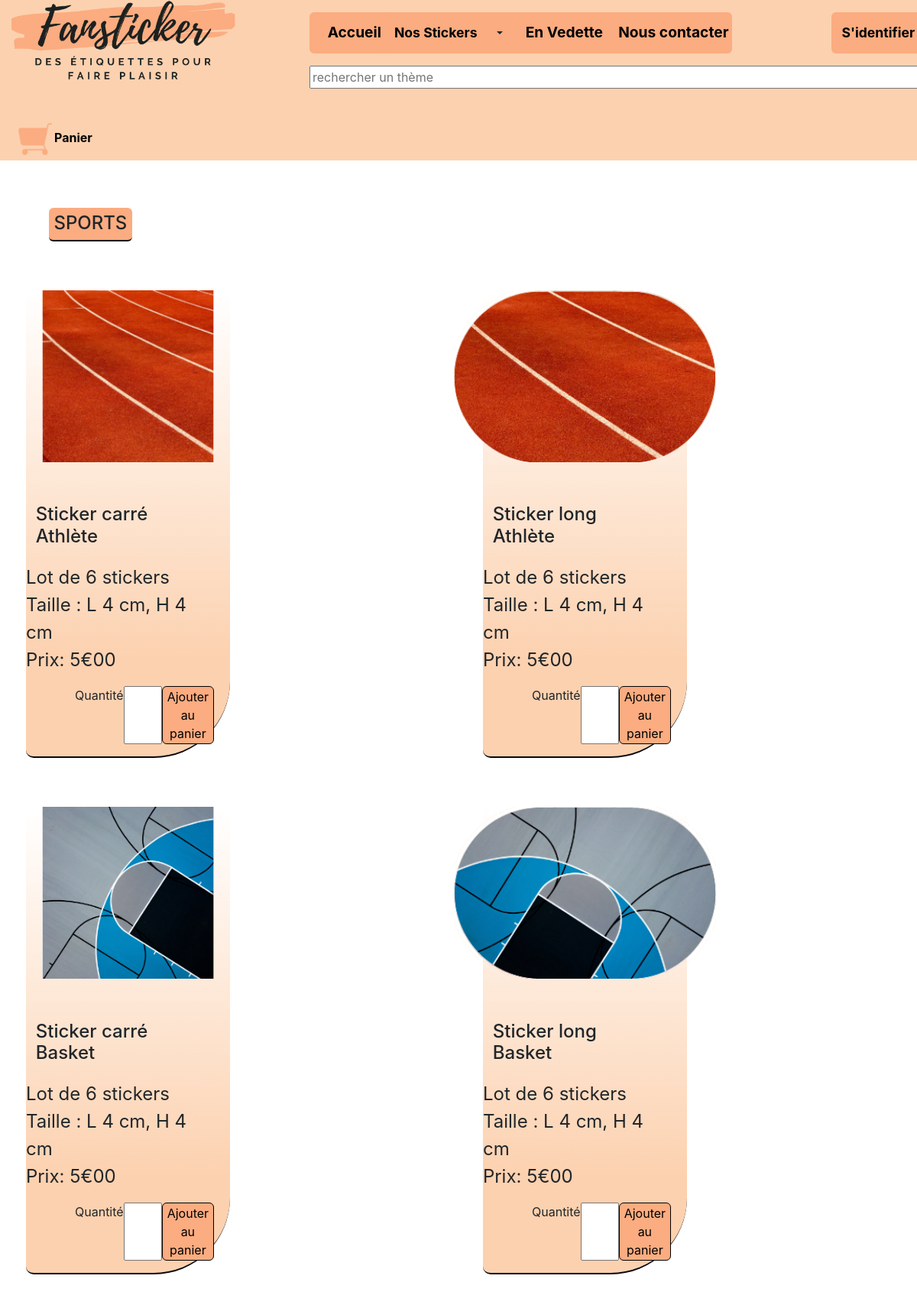
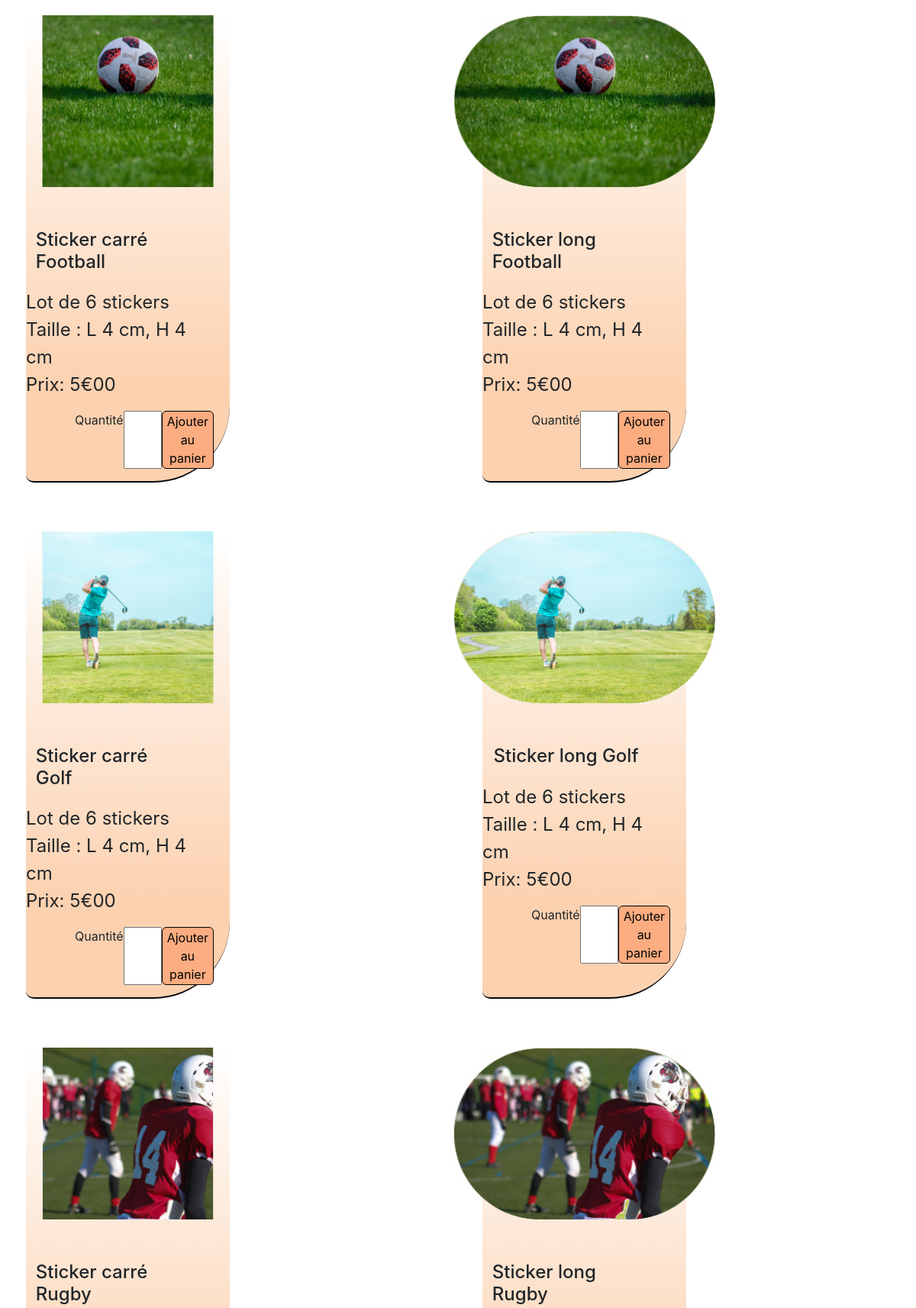
Screenshot of /controller/category_sport.php?categorie=sport (upper part) with the database file from the repository (2 pictures, top to bottom).
### tables this page shows
CREATE TABLE IF NOT EXISTS `sticker` (
  `sticker_id` bigint UNSIGNED NOT NULL,
  `name` varchar(40) NOT NULL,
  `price` decimal(10,0) UNSIGNED NOT NULL,
  `width` int UNSIGNED NOT NULL,
  `height` int UNSIGNED NOT NULL,
  `image` varchar(255) NOT NULL,
  `categorie` varchar(30) NOT NULL
);

### controller/category_sport.php (called while the page is built, shortened)
<?php
include_once '../model/product.php';
$category = $_GET['categorie'];
$datas = getProductsByCategory($category);
include '../view/theme_sport.php';

### model/product.php (called while the page is built, shortened)
<?php
function getProductsByCategory(string $category) : array {
    $db = dbConnect();
    $query = $db->prepare('SELECT * FROM `sticker` WHERE `categorie`= ?');
    $query->execute([$category]);
    return $query->fetchAll(PDO::FETCH_ASSOC);
}

### view/theme_sport.php (the view, shortened to what this page needs)
<!DOCTYPE html>
<html lang="en">
<head>
    <link rel="stylesheet" href="../css/footer.css">
    <link rel="stylesheet" href="../css/header.css">
    <link rel="stylesheet" href="../css/theme_sport.css">
    <link rel="stylesheet" href="https://cdn.jsdelivr.net/npm/bootstrap@4.6.2/dist/css/bootstrap.min.css">
</head>
<body class="filigrane" id="background">
    <?php
        include_once "../includes/header.php";
    ?>
    <main>
        <h1 class="titre_vedette">SPORTS</h1>
        <section class="row">
            <div class="row">
                <?php foreach($datas as $product) { ?>
                    <div class="article col-6">
                        <article class="article_php">
                            <figure>
                                <div class="img_bis d-flex justify-content-center w-100">
                                    <img src="../<?php echo $product['image'];?>" alt="<?php echo $product['name'];?>">
                                </div>
                                <figcaption class="d-flex flex-column align-items-center justify-content-center w-100">
                                    <h3><?php echo $product['name'];?></h3>
                                    <p>Lot de 6 stickers<br>Taille : L 4 cm, H 4 cm<br>Prix: <?php echo number_format($product['price'], 2, '€', ' ');?></p>
                                    <div class="quantity d-flex justify-content-between w-100">
                                        <label for="panier" class="label-input">Quantité</label>
                                        <input type="number" id="panier" min="1" max="10" required>
                                        <button onclick="fpanier()">Ajouter au panier</button>
                                    </div>
                                </figcaption>
                            </figure>
                        </article>
                    </div>
                <?php } ?>
            </div>
        </section>
    </main>
</body>
</html>

### includes/header.php (shortened to what this page needs)
<header class="row col-12 d-none d-md-flex justify-content-between text-orange no-gutters">
    <div class="col-3">
        <figure>
            <img id="logo" src="../images/Fansticker_final_1.png" alt="logo site fansticker">
        </figure>
    </div>
    <nav class="col-6">
        <ul>
            <li><a class="lien" href="../controller/accueil.php">Accueil</a></li>
            <li>
            <div class="btn-group dropdown">
                <button type="button" class="btn btn-third">
                    Nos Stickers
                </button>
                <button type="button" class="btn btn_third dropdown-toggle dropdown-toggle-split" data-toggle="dropdown" aria-expanded="false">
                </button>
            </div>
            </li>
            <li><a class="lien" href="../controller/en_vedette.php">En Vedette</a></li>
            <li><a class="lien" href="../controller/contact.php">Nous contacter</a></li>
        </ul>
        <input type="text" class="search" id="rechercher" name="rechercher" placeholder="rechercher un thème">
    </nav>
    <div class="col-1">
        <?php  if($_SESSION['firstname']) { ?>
            <button type="button" class="connexion"><a class="btn_third" href="../profile.php" style="font-size:14px;"> Votre compte </a></button>
        <?php } else {?>
            <button type="button" class="connexion"><a class="btn_third" href="../view/connexion.php">S'identifier</a></button>
        <?php } ?>
    </div class="col-2">
    <div>
        <button type="button" class="bouton_panier">
            <img class="panier" src="/dw18/fansticker/images/panier_plein.png"><a class="bouton_panier" href="/view/cart.php" data-toggle="modal" data-target="#cart-modal" id="get-cart">Panier</a>
        </button>
    </div>
</header>

### css/footer.css (style rules this page uses)
main { display: flex; margin-top: 13rem; z-index: 9999; }
.lien { color: #000000; text-decoration: none; margin-top : 0.5rem; }
@media screen and (max-width: 1200px) { section { display: flex; justify-content: space-between; } }

### css/header.css (style rules this page uses)
header img { width: 15%; }
header { display: flex; box-sizing: border-box; position: fixed !important; top : 0; z-index:16; background-color: #fcd1af; }
#logo { width: 100% }
.connexion { color: #000000; border : 4px solid #fbac80 ; border-radius : 6px; text-decoration: none; background-color: #fbac80; margin-top: 1rem; margin-right: 3rem; font-weight: bolder; height: 54px; align-items: center; }
nav ul { display: flex; list-style-type: none; justify-content:space-around; font-size: 1.2rem; font-weight: bold; margin-top: 1rem; margin-right: 2rem; padding-left: 0; background-color: #fbac80; border : 4px solid #fbac80 ; border-radius : 6px; }
nav a { display: flex; text-decoration: none; margin-left: 1.2rem; color: #000000; }
.btn.btn-third { background-color: #fbac80; color: #000000; border : 4px solid #fbac80 ; border-radius : 6px; font-weight: bold; font-size: 1.1rem; width:fit-content; }
.btn_third { background-color: #fbac80; color: #000000; border : 4px solid #fbac80 ; border-radius : 6px; font-weight: bold; font-size: 1.1rem; width:fit-content; }
.bouton_panier { color: #000000!important; border : 0px solid #fbac80 ; border-radius : 6px; text-decoration: none; background-color: transparent; margin-top: 2rem; margin-right: 3rem; font-weight: bold; }
.panier { height: 54px; width: 50px; }
.search { width: 810px; }
@media screen and (max-width: 1200px) { section { display: flex; justify-content: space-between; } }

### css/theme_sport.css (style rules this page uses)
.titre_vedette { display: flex; justify-content: center; font-size: 1.5rem; padding: 0.4rem; margin: 2rem; height : fit-content; width: fit-content; background-color: #fbac80; border-radius: 6px; border-bottom: 2px solid #06080f; }
body { background-image: url(../images/fond_sport.jpg); background-repeat: no-repeat; background-attachment: fixed; background-position: center; background-position-y: 35%; }
main { padding: 2rem; }
div.article { padding: 2rem; }
.article_php { width: 50%; padding: 0.8rem; border-radius: 10px 10px 100px 10px; background-color: #fcd1af; border-bottom: 2px solid #06080f; padding: 0; background: linear-gradient(to top, #fcd1af 20%, transparent 100%); }
article { width: 20%; padding: 0.8rem; border-radius: 10px 10px 100px 10px; background-color: #fcd1af; border-bottom: 2px solid #06080f; padding: 0; background: linear-gradient(to top, #fcd1af 20%, transparent 100%); }
.img_bis { width:70%; width: 300px; height: 225px; margin-bottom: 42px; }
.quantity { padding: 0 4rem 1rem 3rem; }
figcaption h3 { font-size: 1.3rem; padding: 0.8rem; }
figcaption h3, p { display: flex; font-size: 1.5rem; justify-content: right; margin-right : 3rem; }
article figure { margin: auto; }
section div { display: flex; justify-content: flex-start; }
label { margin-left: 1rem; }
input { width: 50px; }
figcaption button { border: 1px solid black; border-radius: 6px; background-color: #fbac80; }
@media screen and (max-width: 1200px) { section { display: flex; justify-content: space-between; } }

### rows the page displays
sticker: image (picture), name "Sticker carré Athlète", price "5€00"
sticker: image (picture), name "Sticker long Athlète", price "5€00"
sticker: image (picture), name "Sticker carré Basket", price "5€00"
sticker: image (picture), name "Sticker long Basket", price "5€00"
sticker: image (picture), name "Sticker carré Football", price "5€00"
sticker: image (picture), name "Sticker long Football", price "5€00"
sticker: image (picture), name "Sticker carré Golf", price "5€00"
sticker: image (picture), name "Sticker long Golf", price "5€00"
sticker: image (picture), name "Sticker carré Rugby"
sticker: image (picture), name "Sticker long Rugby"
